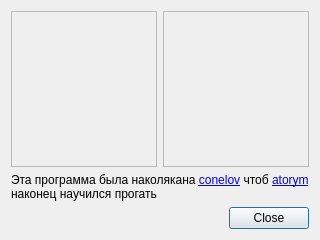
<?xml version="1.0" encoding="UTF-8"?>
<ui version="4.0">
 <class>AboutForm</class>
 <widget class="QDialog" name="AboutForm">
  <property name="geometry">
   <rect>
    <x>0</x>
    <y>0</y>
    <width>320</width>
    <height>240</height>
   </rect>
  </property>
  <layout class="QGridLayout" name="gridLayout" rowstretch="1,0,0">
   <item row="0" column="0">
    <widget class="QFrame" name="frame">
     <property name="frameShape">
      <enum>QFrame::StyledPanel</enum>
     </property>
     <property name="frameShadow">
      <enum>QFrame::Raised</enum>
     </property>
     <layout class="QVBoxLayout" name="verticalLayout_2">
      <item>
       <widget class="pg::LabelAspectRatioPixmap" name="l_conelove">
        <property name="text">
         <string/>
        </property>
        <property name="pixmap">
         <pixmap resource="../rc/rc.qrc">:/img/conelov.jpeg</pixmap>
        </property>
       </widget>
      </item>
     </layout>
    </widget>
   </item>
   <item row="0" column="1">
    <widget class="QFrame" name="frame_2">
     <property name="frameShape">
      <enum>QFrame::StyledPanel</enum>
     </property>
     <property name="frameShadow">
      <enum>QFrame::Raised</enum>
     </property>
     <layout class="QVBoxLayout" name="verticalLayout">
      <item>
       <widget class="pg::LabelAspectRatioPixmap" name="l_atorym">
        <property name="text">
         <string/>
        </property>
        <property name="pixmap">
         <pixmap resource="../rc/rc.qrc">:/img/atorym.png</pixmap>
        </property>
       </widget>
      </item>
     </layout>
    </widget>
   </item>
   <item row="1" column="0" colspan="2">
    <widget class="QLabel" name="label">
     <property name="text">
      <string>&lt;html&gt;&lt;head/&gt;&lt;body&gt;&lt;p&gt;Эта программа была наколякана &lt;a href=&quot;https://github.com/conelov&quot;&gt;&lt;span style=&quot; text-decoration: color:#0000ff;&quot;&gt;conelov&lt;/span&gt;&lt;/a&gt; чтоб &lt;a href=&quot;https://github.com/atorym&quot;&gt;&lt;span style=&quot; text-decoration: color:#0000ff;&quot;&gt;atorym&lt;/span&gt;&lt;/a&gt; наконец научился прогать&lt;/p&gt;&lt;/body&gt;&lt;/html&gt;</string>
     </property>
     <property name="wordWrap">
      <bool>true</bool>
     </property>
     <property name="openExternalLinks">
      <bool>true</bool>
     </property>
    </widget>
   </item>
   <item row="2" column="0" colspan="2">
    <widget class="QDialogButtonBox" name="buttonBox">
     <property name="orientation">
      <enum>Qt::Horizontal</enum>
     </property>
     <property name="standardButtons">
      <set>QDialogButtonBox::Close</set>
     </property>
    </widget>
   </item>
  </layout>
 </widget>
 <customwidgets>
  <customwidget>
   <class>pg::LabelAspectRatioPixmap</class>
   <extends>QLabel</extends>
   <header location="global">pswgen/LabelAspectRatioPixmap.hpp</header>
  </customwidget>
 </customwidgets>
 <resources>
  <include location="../rc/rc.qrc"/>
 </resources>
 <connections>
  <connection>
   <sender>buttonBox</sender>
   <signal>accepted()</signal>
   <receiver>AboutForm</receiver>
   <slot>accept()</slot>
   <hints>
    <hint type="sourcelabel">
     <x>248</x>
     <y>254</y>
    </hint>
    <hint type="destinationlabel">
     <x>157</x>
     <y>274</y>
    </hint>
   </hints>
  </connection>
  <connection>
   <sender>buttonBox</sender>
   <signal>rejected()</signal>
   <receiver>AboutForm</receiver>
   <slot>reject()</slot>
   <hints>
    <hint type="sourcelabel">
     <x>316</x>
     <y>260</y>
    </hint>
    <hint type="destinationlabel">
     <x>286</x>
     <y>274</y>
    </hint>
   </hints>
  </connection>
 </connections>
</ui>
